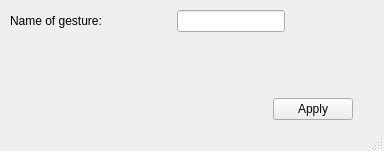
<?xml version="1.0" encoding="UTF-8"?>
<ui version="4.0">
 <class>MainWindow</class>
 <widget class="QMainWindow" name="MainWindow">
  <property name="geometry">
   <rect>
    <x>0</x>
    <y>0</y>
    <width>384</width>
    <height>151</height>
   </rect>
  </property>
  <property name="windowTitle">
   <string>Add new Gesture</string>
  </property>
  <widget class="QWidget" name="centralwidget">
   <widget class="QWidget" name="layoutWidget">
    <property name="geometry">
     <rect>
      <x>10</x>
      <y>10</y>
      <width>343</width>
      <height>110</height>
     </rect>
    </property>
    <layout class="QGridLayout" name="gridLayout">
     <item row="0" column="0" colspan="2">
      <layout class="QHBoxLayout" name="horizontalLayout">
       <item>
        <widget class="QLabel" name="labelGestureName">
         <property name="text">
          <string>Name of gesture:</string>
         </property>
        </widget>
       </item>
       <item>
        <spacer name="horizontalSpacer">
         <property name="orientation">
          <enum>Qt::Horizontal</enum>
         </property>
         <property name="sizeHint" stdset="0">
          <size>
           <width>40</width>
           <height>20</height>
          </size>
         </property>
        </spacer>
       </item>
       <item>
        <widget class="QLineEdit" name="editTextName"/>
       </item>
       <item>
        <spacer name="horizontalSpacer_2">
         <property name="orientation">
          <enum>Qt::Horizontal</enum>
         </property>
         <property name="sizeHint" stdset="0">
          <size>
           <width>40</width>
           <height>20</height>
          </size>
         </property>
        </spacer>
       </item>
      </layout>
     </item>
     <item row="1" column="1">
      <spacer name="verticalSpacer">
       <property name="orientation">
        <enum>Qt::Vertical</enum>
       </property>
       <property name="sizeHint" stdset="0">
        <size>
         <width>20</width>
         <height>40</height>
        </size>
       </property>
      </spacer>
     </item>
     <item row="2" column="0">
      <spacer name="horizontalSpacer_3">
       <property name="orientation">
        <enum>Qt::Horizontal</enum>
       </property>
       <property name="sizeHint" stdset="0">
        <size>
         <width>40</width>
         <height>20</height>
        </size>
       </property>
      </spacer>
     </item>
     <item row="2" column="1">
      <widget class="QPushButton" name="applyBtn">
       <property name="text">
        <string>Apply</string>
       </property>
      </widget>
     </item>
    </layout>
   </widget>
  </widget>
  <widget class="QStatusBar" name="statusbar"/>
 </widget>
 <resources/>
 <connections/>
</ui>
